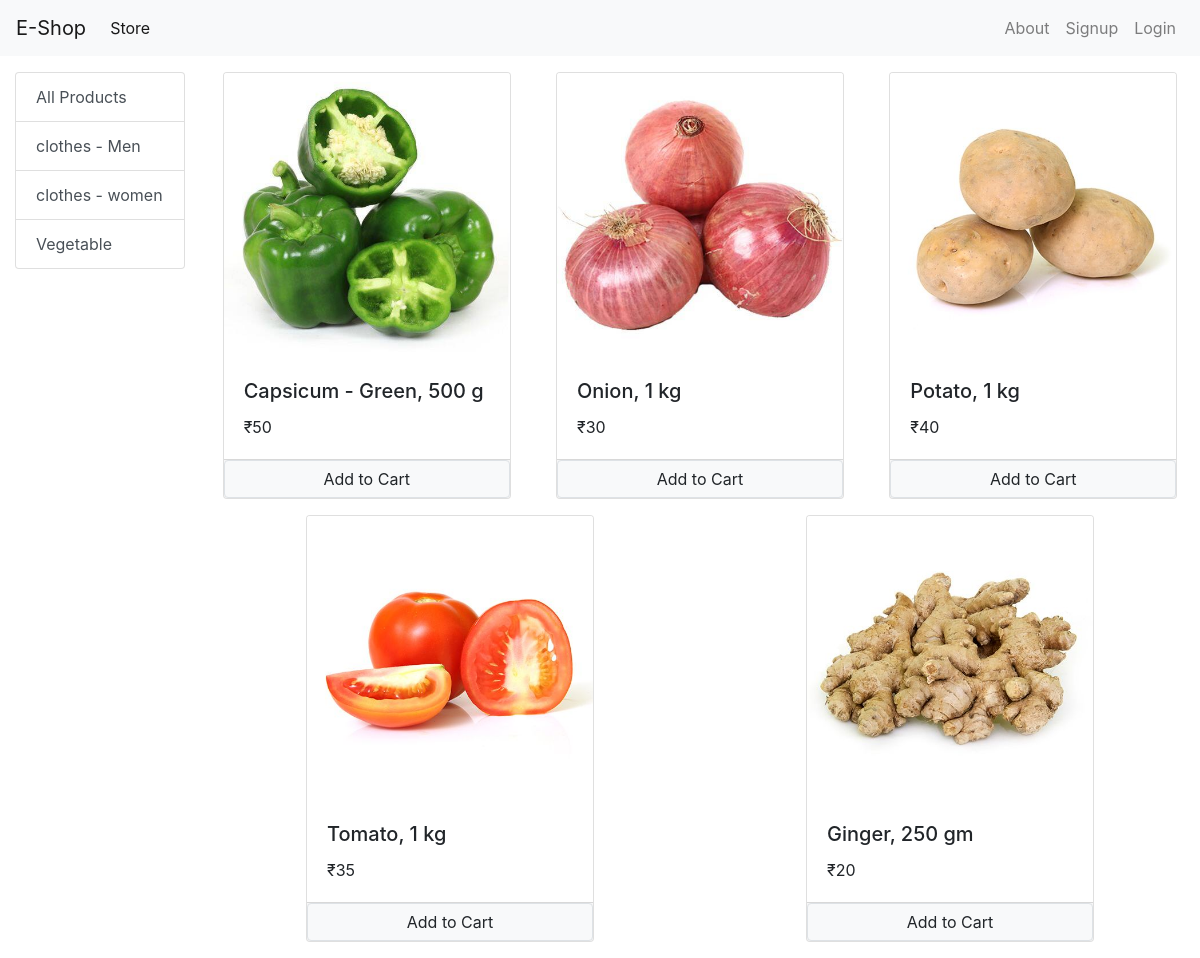
Screenshot of /?category=3 with the database file from the repository.
### store/models.py (models this page shows, shortened)
class Category(models.Model):
    name = models.CharField(max_length=50)
    def __str__(self):
        return self.name
    @staticmethod
    def get_all_category():
        return Category.objects.all()

class Product(models.Model):
    name = models.CharField(max_length=50)
    price = models.IntegerField(default=0)
    category = models.ForeignKey(Category, on_delete=models.CASCADE, default=1)
    description = models.CharField(max_length=200, default='')
    image = models.ImageField(upload_to='uploads/products/')
    @staticmethod
    def get_all_products_by_category_id(category_id):
        print(f"inside func with id-- {category_id}")
        if category_id:
            return Product.objects.filter(category = category_id)
        else:
            return Product.get_all_products()

### store/views.py (the view, shortened to what this page needs)
# urls.py: path('', Index_page.as_view(), name="index"),
class Index_page(View):
    def get(self, request):
        print(f"Request method ===== {request.method}")
        cart = request.session.get('cart')
        if not cart:
            request.session['cart'] = {}
        products = None
        categories = Category.get_all_category()
        category_id = request.GET.get('category')
        print(f"category id = {category_id}")
        if category_id:
            products = Product.get_all_products_by_category_id(category_id)
        else:
            products = Product.get_all_products()
        data = {}
        data['products'] = products
        data['categories'] = categories
        print(f"Email id customer : {request.session.get('email')}")
        print(f"Data are == {data}")
        return render(request, 'index.html',data)

### store/templatetags/cart.py (called while the page is built)
@register.filter(name='is_in_cart')
def is_in_cart(product, cart):
    keys = cart.keys()
    for id in keys:
        if int(id) == product.id:
            return True
    return False

### store/templatetags/custom_filter.py (called while the page is built)
@register.filter(name='currency')
def currency(number):
    return "₹"+str(number)

### store/templates/index.html (shortened to what this page needs)
{% extends 'base.html' %}
{% block content %}
{% load cart %}
{% load custom_filter %}
<div class="container-fluid mt-3">
    <div class="row">
        <div class="col-lg-2 mx-auto">
            <ul class="list-group">
                <a href="/" class="list-group-item list-group-item-action">All Products</a>
                {% for category in categories %}
                <a href="/?category={{category.id}}" class="list-group-item list-group-item-action">{{category.name}}</a>
                {% endfor %}
            </ul>
        </div>
        <div id="products" class="col-lg-10 mx-auto">
            <div class="row">
                {% for product in products %}
                <div class="card mx-auto mb-3" id="{{product.id}}" style="width: 18rem;">
                    <img class="card-img-top" src="{{product.image.url}}" alt="Card image cap">
                    <div class="card-body">
                        <h5 class="card-title">{{product.name}}</h5>
                        <p class="card-text">{{product.price|currency}}</p>
                    </div>
                    <div class="card-footer p-0">
                        {% if product|is_in_cart:request.session.cart %}
                            <div class="row no-gutters">
                                <form action="/#{{product.id}}" method="post" class="col-2">
                                    {% csrf_token %}
                                    <input type="text" name="product_id" value='{{product.id}}' hidden>
                                    <input type="text" name="remove" value='True' hidden>
                                    <input type="submit" value=" - " class="btn btn-block btn-secondary">
                                </form>
                                <div class="text-center col">{{product|cart_quantity:request.session.cart}} in Cart</div>
                                <form action="/#{{product.id}}" method="post" class="col-2">
                                    {% csrf_token %}
                                    <input type="text" name="product_id" value='{{product.id}}' hidden>
                                    <input type="submit" value=" + " class="btn btn-block btn-secondary">
                                </form>
                            </div>
                        {% else %}
                            <form action="/#{{product.id}}" method="post" class="btn-block">
                                <input type="submit" value="Add to Cart" class="float-right btn btn-light border form-control">
                            </form>
                        {% endif %}
                    </div>
                </div>
                {% endfor %}
            </div>
        </div>
    </div>
</div>
{% endblock content %}

### rows the page displays
Category: name "clothes - Men"
Category: name "clothes - women"
Category: name "Vegetable"
Product: {{ product.id }} 1 (drawn), image (picture), name "Capsicum - Green, 500 g", price "₹50"
Product: image (picture), name "Onion, 1 kg", price "₹30"
Product: image (picture), name "Potato, 1 kg", price "₹40"
Product: image (picture), name "Tomato, 1 kg", price "₹35"
Product: image (picture), name "Ginger, 250 gm", price "₹20"
